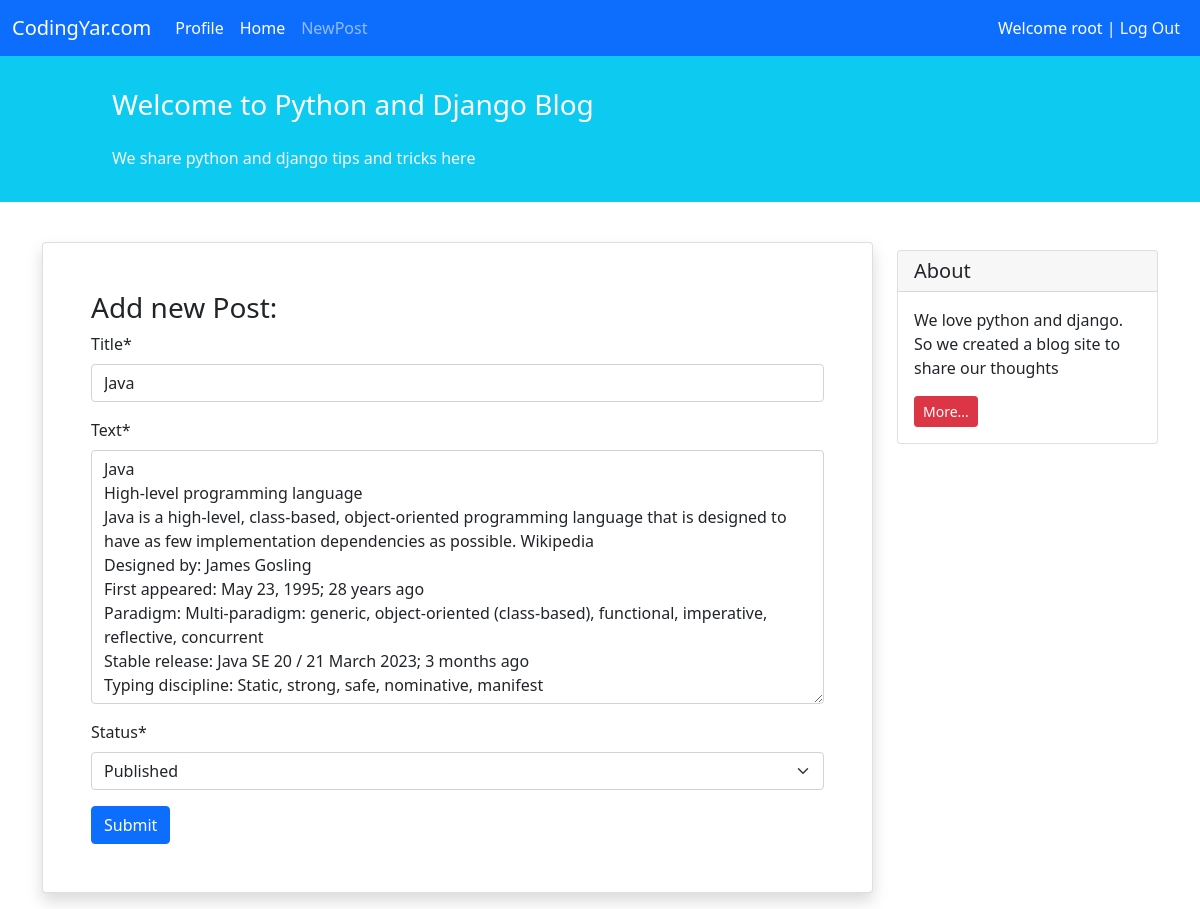
The app's page /blog/update/3/ (signed in) with its own data.
### blog/models.py (models this page shows, shortened)
class Post(models.Model):
    STATUS_CHOICES = (
        ('Pub', 'Published'),
        ('Drf', 'Draft'),
    )
    title = models.CharField(max_length=100)
    text = models.TextField()
    author = models.ForeignKey("auth.User", on_delete=models.CASCADE)
    datetime_creation = models.DateTimeField(auto_now_add=True)
    datetime_modified = models.DateTimeField(auto_now=True)
    status = models.CharField(max_length=3, choices=STATUS_CHOICES)

### blog/views.py (the view)
# urls.py: path('update/<int:pk>/', views.PostUpdateView.as_view(), name='post_update'),
class PostUpdateView(LoginRequiredMixin, UserPassesTestMixin, generic.UpdateView):
    form_class = NewPostForm
    model = Post
    template_name = "blog/post_create.html"
    context_object_name = "form"
    def test_func(self):
        obj = self.get_object()
        return obj.author == self.request.user

### blog/forms.py (shortened to what this page needs)
class NewPostForm(forms.ModelForm):
    class Meta:
        model = Post
        fields = [
            'title',
            'text',
            'status',
        ]

### blog/templates/blog/post_create.html (shortened to what this page needs)
{% extends '_base.html' %}
{% load crispy_forms_tags %}
{% block content %}
<div class="container mt-4">
  <div class="row">
    <div class="col-9">
      <div class="card shadow my-3 p-5">
        <h3>Add new Post:</h3>
        <form method="POST">
            {{form | crispy}}
          <button type="submit" class="btn btn-primary">Submit</button>
        </form>
      </div>
    </div>
    <div class="col-3">
      <div class="card my-4">
        <h5 class="card-header">About</h5>
        <div class="card-body">
          <p class="card-text">
            We love python and django. So we created a blog site to share our
            thoughts
          </p>
          <a href="#" class="btn btn-sm btn-danger"> More... </a>
        </div>
      </div>
    </div>
  </div>
</div>
{% endblock content %}

### templates/_base.html (shortened to what this page needs)
<!DOCTYPE html>
<html lang="en">
  <head>
    <link
      href="https://cdn.jsdelivr.net/npm/bootstrap@5.1.3/dist/css/bootstrap.min.css"
      rel="stylesheet"
    />
  </head>
  <body>
    <nav class="navbar navbar-expand-lg navbar-dark bg-primary">
      <div class="container-fluid">
        <a class="navbar-brand" href="#">CodingYar.com</a>
        <div class="collapse navbar-collapse" id="navbarNavAltMarkup">
          <div class="navbar-nav">
            <a
              class="nav-link active"
              aria-current="page"
              href="{% url 'profile' %}"
              >Profile</a
            >
            <a
              class="nav-link active"
              aria-current="page"
              href="{% url 'posts_list' %}"
              >Home</a
            >
            <a class="nav-link" href="{% url 'post_create' %}">NewPost</a>
          </div>
        </div>
        <div class="mx-2 text-white">
          {% if user.is_authenticated %} Welcome {{user.username}} |
          <a
            class="text-light"
            style="text-decoration: none"
            href="{% url 'logout' %}"
            >Log Out</a
          >
          {% endif %}
        </div>
      </div>
    </nav>
    <div class="container-fluid bg-info">
      <div class="row py-3">
        <div class="col-md-8 col-md-10 mx-auto">
          <h3 class="my-4 mt-3 text-white">
            Welcome to Python and Django Blog
          </h3>
          <p class="text-light">
            We share python and django tips and tricks here
          </p>
        </div>
      </div>
    </div>
    {% block content %}{% endblock content %}
  </body>
</html>

### records on screen
Post: title "Java", text "Java High-level programming language Java is a high-level, class-based, object-oriented programming language that is designed to have as few implementation dependencies as possible. Wikipedia Designed by: James Gosling First appeared: May 23, 1995; 28 years ago Paradigm: Multi-paradigm: generic, object-oriented (class-based), functional, imperative, reflective, concurrent Stable release: Java SE 20 / 21 March 2023; 3 months ago Typing discipline: Static, strong, safe, nominative, manifest", status "Published"

### other values on screen
{{ user.username }} "root"
